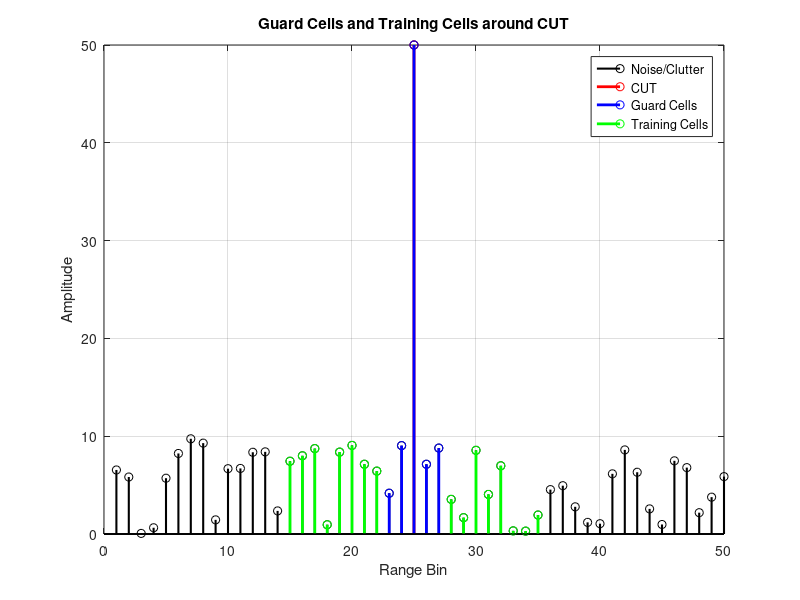

Recreate this plot in MATLAB.
% Parameters
N = 50;                  % Total range bins
CUT = 25;                % Cell Under Test index
numGuard = 2;            % Guard cells on each side
numTraining = 8;         % Training cells on each side

% Create synthetic power profile
signal = 10*rand(1,N);   % noise
signal(CUT) = 50;        % target at CUT

% Identify guard and training cell indices
guardIdx = (CUT-numGuard):(CUT+numGuard);      % 23:27
trainIdxLeft = (CUT-numGuard-numTraining):(CUT-numGuard-1); % 15:22
trainIdxRight = (CUT+numGuard+1):(CUT+numGuard+numTraining); % 28:35

% Plot
figure;
stem(1:N, signal, 'k', 'LineWidth', 1.5); hold on;
stem(CUT, signal(CUT), 'r', 'LineWidth', 2); % CUT in red
stem(guardIdx, signal(guardIdx), 'b', 'LineWidth', 2); % Guard cells in blue
stem(trainIdxLeft, signal(trainIdxLeft), 'g', 'LineWidth', 2); % Training cells in green
stem(trainIdxRight, signal(trainIdxRight), 'g', 'LineWidth', 2); % Training cells in green

% Labels
xlabel('Range Bin');
ylabel('Amplitude');
title('Guard Cells and Training Cells around CUT');
legend('Noise/Clutter', 'CUT', 'Guard Cells', 'Training Cells');
grid on;
